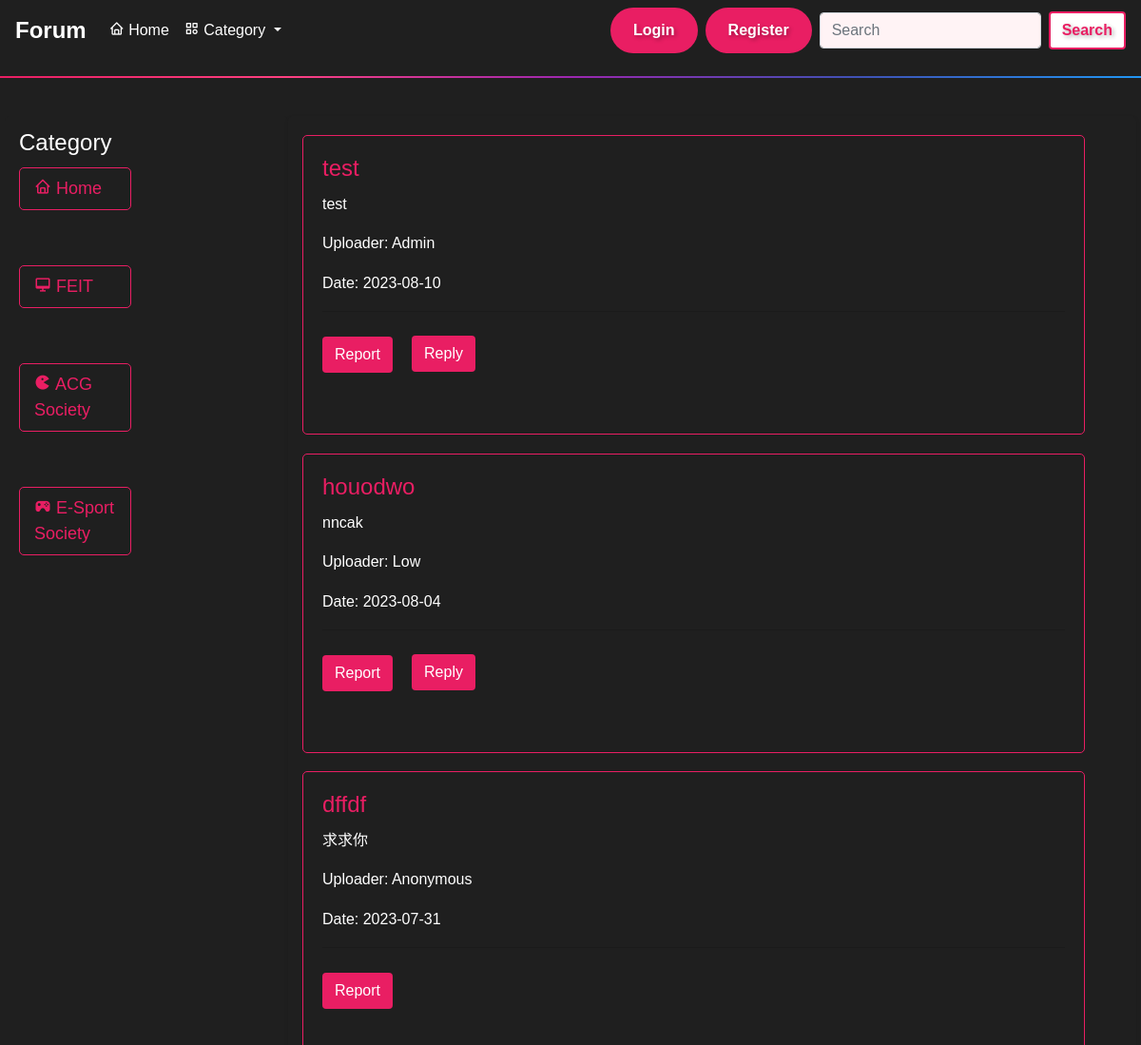
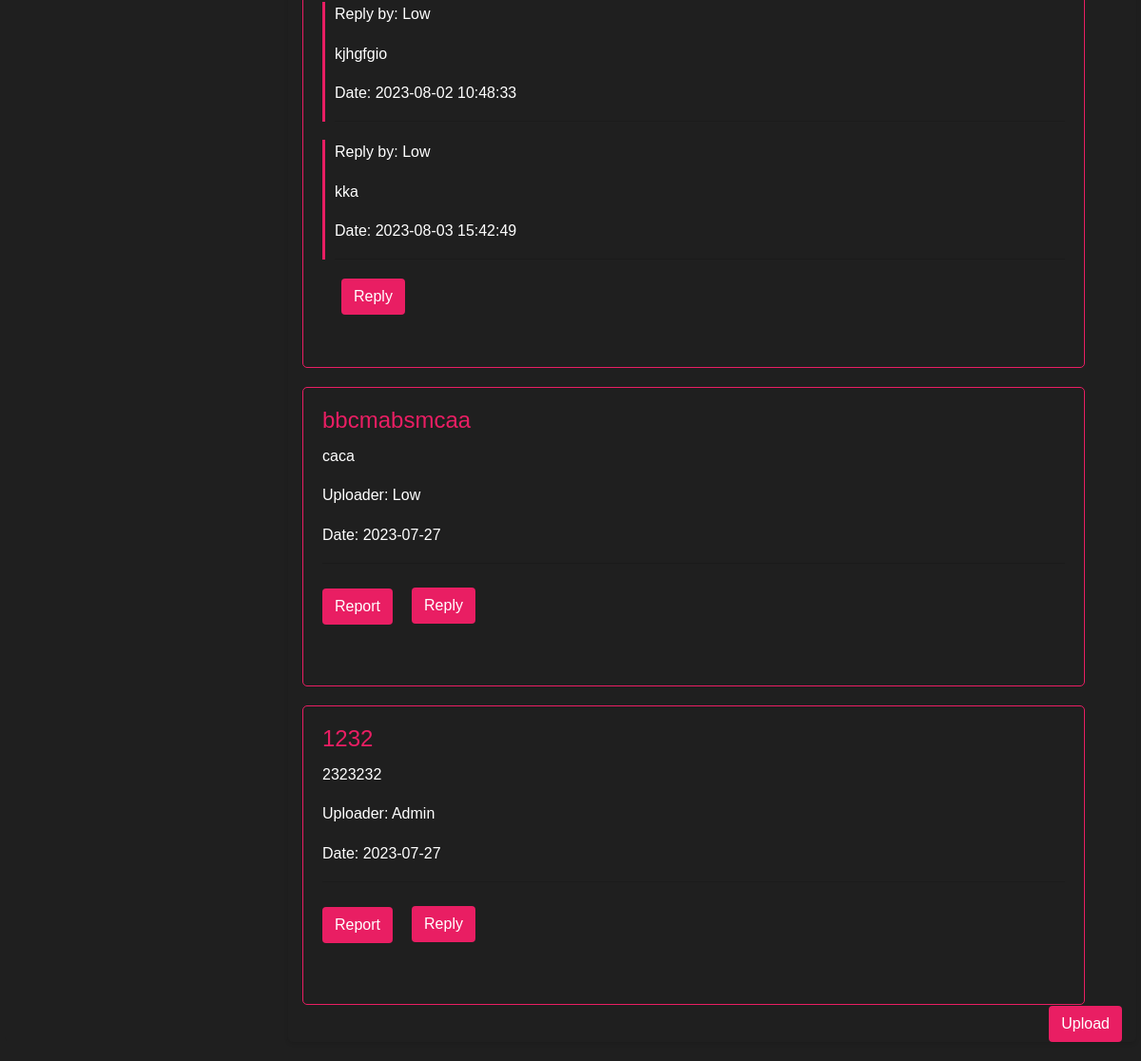
The app's page /Forum/FEIT.php with its own data (2 pictures, top to bottom).
### tables this page shows
CREATE TABLE `pages` (
  `id` int(11) NOT NULL,
  `title` varchar(255) NOT NULL,
  `description` text NOT NULL,
  `uploader` varchar(100) NOT NULL,
  `date` date NOT NULL,
  `page_type` varchar(50) NOT NULL
);

CREATE TABLE `feit_replies` (
  `id` int(11) NOT NULL,
  `post_id` int(11) NOT NULL,
  `content` text NOT NULL,
  `uploader` varchar(255) NOT NULL,
  `date` datetime NOT NULL,
  `anonymous` tinyint(1) DEFAULT 0
);

### Forum/FEIT.php (the view, shortened to what this page needs)
<!DOCTYPE html>
<html lang="en">
<head>
  <link href='https://unpkg.com/boxicons@2.1.4/css/boxicons.min.css' rel='stylesheet'>
  <link rel="stylesheet" href="css/feit.css">
</head>
<body>
  <?php
  include "header.php";
  ?>
  <div class="pages-container">
    <div class="row">
      <div class="col-md-3">
        <form action="">
          <fieldset>
            <legend class="legend-title">Category</legend>
            <a href="home.php" class="pages-category-link"><i class='bx bx-home'></i> Home</a><br><br>
            <a href="FEIT.php" class="pages-category-link"><i class='bx bx-desktop'></i> FEIT</a><br><br>
            <a href="ACG.php" class="pages-category-link"><i class='bx bxs-game' ></i> ACG Society</a><br><br>
            <a href="E-Sport.php" class="pages-category-link"><i class='bx bxs-joystick' ></i> E-Sport Society</a>
          </fieldset>
        </form>
      </div>
      <div class="col-md-9">
        <?php
        include "config.php";
        $pageType = 'feitpage';
        $sql = "SELECT * FROM pages WHERE page_type = ? ORDER BY id DESC";
        $stmt = mysqli_prepare($connection, $sql);
        mysqli_stmt_bind_param($stmt, "s", $pageType);
        mysqli_stmt_execute($stmt);
        $result = mysqli_stmt_get_result($stmt);
        while ($row = mysqli_fetch_assoc($result)) {
          $postId = $row['id'];
          echo '<div class="feit-page">';
          echo '<h5>' . $row['title'] . '</h5>';
          echo '<p>' . $row['description'] . '</p>';
          echo '<p>Uploader: ' . $row['uploader'] . '</p>';
          echo '<p>Date: ' . $row['date'] . '</p>';
          echo '<hr>';
          echo '<a href="admin.php?postID=' . $row['id'] . '&page=' . $pageType . '" class="btn btn-report">Report</a>';
          $replySql = "SELECT * FROM feit_replies WHERE post_id = '$postId'";
          $replyResult = mysqli_query($connection, $replySql);
          while ($replyRow = mysqli_fetch_assoc($replyResult)) {
            echo '<div class="reply">';
            echo '<p>Reply by: ' . $replyRow['uploader'] . '</p>';
            echo '<p>' . $replyRow['content'] . '</p>';
            echo '<p>Date: ' . $replyRow['date'] . '</p>';
            echo '<hr>';
            echo '</div>';
          }
          echo '<a href="FEIT_reply.php?post_id=' . $postId . '" class="btn btn-reply">Reply</a><br><br>';
          echo '</div>';
        }
        ?>
      </div>
    </div>
  </div>
  <a href="FEIT-upload.php" class="btn btn-upload">Upload</a>
</body>
</html>

### Forum/css/feit.css (style rules this page uses)
.pages-container { margin-top: 20px; padding: 20px; background-color: #1f1f1f; color: #ffffff; }
.col-md-3 { background-color: #1f1f1f; border-radius: 5px; padding: 10px; }
.pages-category-link { display: block; margin-bottom: 10px; margin-right: 150px; color: #e91e63; font-size: 18px; text-decoration: none; border: 1px solid #e91e63; padding: 8px 15px; border-radius: 5px; transition: background-color 0.3s ease, border-color 0.3s ease, color 0.3s ease, transform 0.3s ease; }
.col-md-9 { padding: 20px; background-color: #1f1f1f; border-radius: 5px; box-shadow: 0 2px 4px rgba(0, 0, 0, 0.1); }
.feit-page { margin-bottom: 20px; border: 1px solid #e91e63; border-radius: 5px; padding: 20px; margin-right: 40px; will-change: transform, box-shadow; transition: transform 0.3s ease, box-shadow 0.3s ease; }
.feit-page h5 { font-size: 24px; color: #e91e63; margin-bottom: 10px; }
.feit-page p { font-size: 16px; line-height: 1.6; }
.btn-report { display: inline-block; margin-top: 10px; margin-bottom: 20px; padding: 8px 15px; background-color: #e91e63; color: #ffffff; border: none; border-radius: 5px; font-size: 16px; text-decoration: none; transition: background-color 0.3s ease, color 0.3s ease, transform 0.3s ease; }
.reply { margin-top: 20px; margin-bottom: 20px; border-left: 3px solid #e91e63; padding-left: 10px; will-change: transform, border-color; transition: transform 0.3s ease, border-color 0.3s ease; }
.btn-reply { display: inline-block; padding: 8px 15px; background-color: #e91e63; color: #ffffff; border: none; border-radius: 5px; font-size: 16px; text-decoration: none; transition: background-color 0.3s ease, color 0.3s ease, transform 0.3s ease; margin-left: 20px; margin-bottom: 11px; }
.btn-upload { display: inline-block; position: fixed; bottom: 20px; right: 20px; padding: 10px 15px; background-color: #e91e63; color: #ffffff; border: none; border-radius: 5px; font-size: 18px; text-decoration: none; transition: transform 0.3s ease, background-color 0.3s ease; }

### Forum/header.php (style rules this page uses)
* { cursor: none; }
body { background-color: #1f1f1f; color: #1f1f1f; font-family: "Arial", sans-serif; }

### records on screen
pages: title "test", description "test", uploader "Admin", date "2023-08-10"
pages: title "houodwo", description "nncak", uploader "Low", date "2023-08-04"
pages: title "dffdf", description "求求你", uploader "Anonymous", date "2023-07-31"
feit_replies: uploader "Low", content "kjhgfgio", date "2023-08-02 10:48:33"
feit_replies: uploader "Low", content "kka", date "2023-08-03 15:42:49"
pages: title "bbcmabsmcaa", description "caca", uploader "Low", date "2023-07-27"
pages: title "1232", description "2323232", uploader "Admin", date "2023-07-27"
